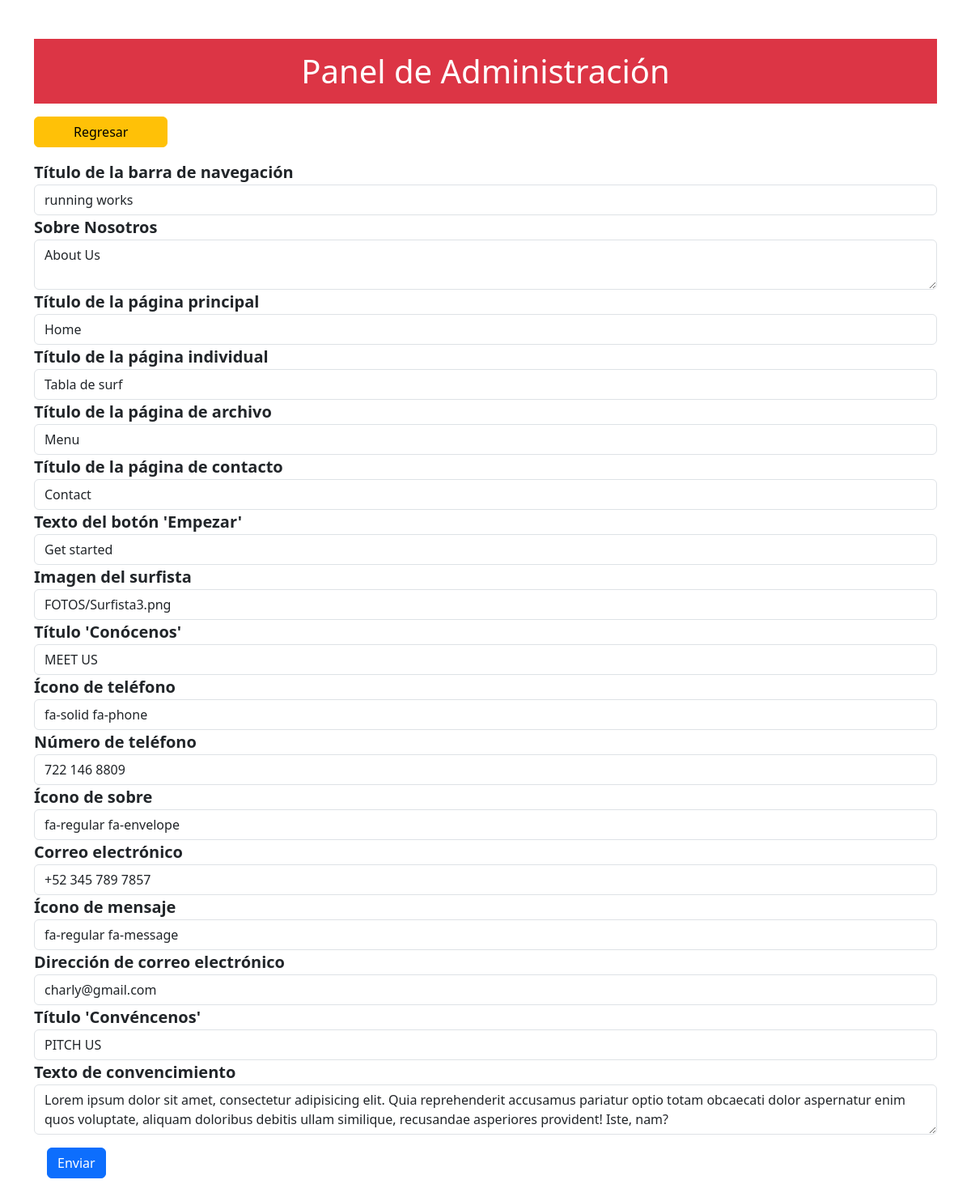
Screenshot of /EditPage/contact_edit.php with the database file from the repository.
### tables this page shows
CREATE TABLE `contact` (
  `navbar_title` varchar(255) DEFAULT NULL,
  `about_us` varchar(255) DEFAULT NULL,
  `home` varchar(255) DEFAULT NULL,
  `individual` varchar(255) DEFAULT NULL,
  `archive` varchar(255) DEFAULT NULL,
  `contact` varchar(255) DEFAULT NULL,
  `get_started` varchar(255) DEFAULT NULL,
  `image_sufista` varchar(255) DEFAULT NULL,
  `title_meet_us` varchar(255) DEFAULT NULL,
  `phone_icon` varchar(255) DEFAULT NULL,
  `phone_number` varchar(255) DEFAULT NULL,
  `envelope_icon` varchar(255) DEFAULT NULL,
  `email` varchar(255) DEFAULT NULL,
  `message_icon` varchar(255) DEFAULT NULL,
  `email_address` varchar(255) DEFAULT NULL,
  `title_pitch_us` varchar(255) DEFAULT NULL,
  `pitch_text` text DEFAULT NULL
);

### private/queries.php (called while the page is built, shortened)
<?php
function contact_data()
{
  global $db;
  $sql = "SELECT * FROM contact";
  return mysqli_query($db, $sql);
}

### EditPage/contact_edit.php (the view, shortened to what this page needs)
<?php
$result = contact_data();
$data = mysqli_fetch_assoc($result);
include (SHARED_PATH . 'aboutHeader.php');
?>
<div class="container py-5">
  <div class="row">
    <div class="col">
      <header class="py-3 bg-danger text-center text-white">
        <h1 class="mb-0">Panel de Administración</h1>
      </header>
      <a href="../EditPage/index.php"><button class="btn btn-warning px-5 my-3">Regresar</button></a>
    </div>
  </div>
  <div class="row">
    <div class="col">
      <form method="post">
        <div class="form-group fw-semibold fs-5">
          <label for="navbar_title">Título de la barra de navegación</label>
          <input type="text" class="form-control" id="navbar_title" name="navbar_title"
            value="<?= $data['navbar_title'] ?>">
        </div>
        <div class="form-group fw-semibold fs-5">
          <label for="about_us">Sobre Nosotros</label>
          <textarea class="form-control" id="about_us" name="about_us"><?= $data['about_us'] ?></textarea>
        </div>
        <div class="form-group fw-semibold fs-5">
          <label for="home">Título de la página principal</label>
          <input type="text" class="form-control" id="home" name="home" value="<?= $data['home'] ?>">
        </div>
        <div class="form-group fw-semibold fs-5">
          <label for="individual">Título de la página individual</label>
          <input type="text" class="form-control" id="individual" name="individual" value="<?= $data['individual'] ?>">
        </div>
        <div class="form-group fw-semibold fs-5">
          <label for="archive">Título de la página de archivo</label>
          <input type="text" class="form-control" id="archive" name="archive" value="<?= $data['archive'] ?>">
        </div>
        <div class="form-group fw-semibold fs-5">
          <label for="contact">Título de la página de contacto</label>
          <input type="text" class="form-control" id="contact" name="contact" value="<?= $data['contact'] ?>">
        </div>
        <div class="form-group fw-semibold fs-5">
          <label for="get_started">Texto del botón 'Empezar'</label>
          <input type="text" class="form-control" id="get_started" name="get_started"
            value="<?= $data['get_started'] ?>">
        </div>
        <div class="form-group fw-semibold fs-5">
          <label for="image_sufista">Imagen del surfista</label>
          <input type="text" class="form-control" id="image_sufista" name="image_sufista"
            value="<?= $data['image_sufista'] ?>">
        </div>
        <div class="form-group fw-semibold fs-5">
          <label for="title_meet_us">Título 'Conócenos'</label>
          <input type="text" class="form-control" id="title_meet_us" name="title_meet_us"
            value="<?= $data['title_meet_us'] ?>">
        </div>
        <div class="form-group fw-semibold fs-5">
          <label for="phone_icon">Ícono de teléfono</label>
          <input type="text" class="form-control" id="phone_icon" name="phone_icon" value="<?= $data['phone_icon'] ?>">
        </div>
        <div class="form-group fw-semibold fs-5">
          <label for="phone_number">Número de teléfono</label>
          <input type="text" class="form-control" id="phone_number" name="phone_number"
            value="<?= $data['phone_number'] ?>">
        </div>
        <div class="form-group fw-semibold fs-5">
          <label for="envelope_icon">Ícono de sobre</label>
          <input type="text" class="form-control" id="envelope_icon" name="envelope_icon"
            value="<?= $data['envelope_icon'] ?>">
        </div>
        <div class="form-group fw-semibold fs-5">
          <label for="email">Correo electrónico</label>
          <input type="text" class="form-control" id="email" name="email" value="<?= $data['email'] ?>">
        </div>
        <div class="form-group fw-semibold fs-5">
          <label for="message_icon">Ícono de mensaje</label>
          <input type="text" class="form-control" id="message_icon" name="message_icon"
            value="<?= $data['message_icon'] ?>">
        </div>
        <div class="form-group fw-semibold fs-5">
          <label for="email_address">Dirección de correo electrónico</label>
          <input type="text" class="form-control" id="email_address" name="email_address"
            value="<?= $data['email_address'] ?>">
        </div>
        <div class="form-group fw-semibold fs-5">
          <label for="title_pitch_us">Título 'Convéncenos'</label>
          <input type="text" class="form-control" id="title_pitch_us" name="title_pitch_us"
            value="<?= $data['title_pitch_us'] ?>">
        </div>
        <div class="form-group fw-semibold fs-5">
          <label for="pitch_text">Texto de convencimiento</label>
          <textarea class="form-control" id="pitch_text" name="pitch_text"><?= $data['pitch_text'] ?></textarea>
        </div>
        <div class="form-group">
          <button type="submit" class="btn btn-primary m-3">Enviar</button>
        </div>
      </form>
    </div>
  </div>
</div>
<?php
include (SHARED_PATH . 'footer.php');
?>

### rows the page displays
contact: navbar_title "running works", about_us "About Us", home "Home", individual "Tabla de surf", archive "Menu", contact "Contact", get_started "Get started", image_sufista "FOTOS/Surfista3.png", title_meet_us "MEET US", phone_icon "fa-solid fa-phone", phone_number "722 146 8809", envelope_icon "fa-regular fa-envelope", email "+52 345 789 7857", message_icon "fa-regular fa-message", email_address "charly@gmail.com", title_pitch_us "PITCH US", pitch_text "Lorem ipsum dolor sit amet, consectetur adipisicing elit. Quia reprehenderit accusamus pariatur optio totam obcaecati dolor aspernatur enim quos voluptate, aliquam doloribus debitis ullam similique, recusandae asperiores provident! Iste, nam?"
